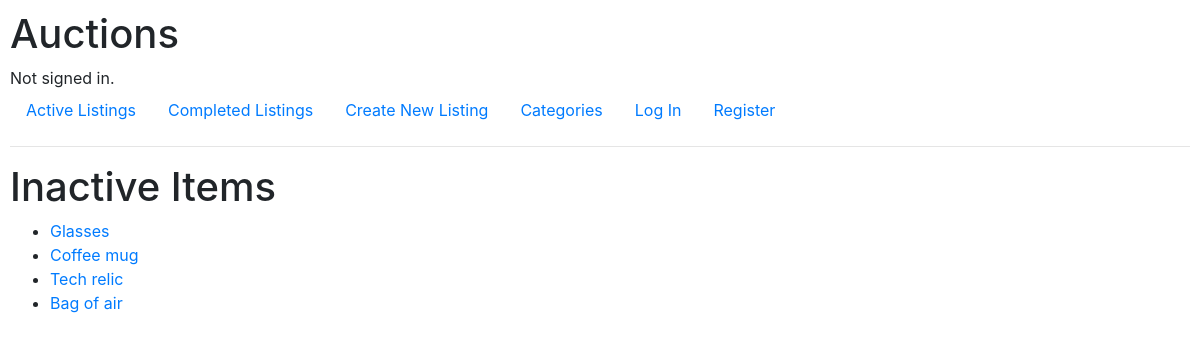
The page /inactive/ on the database as committed earlier.
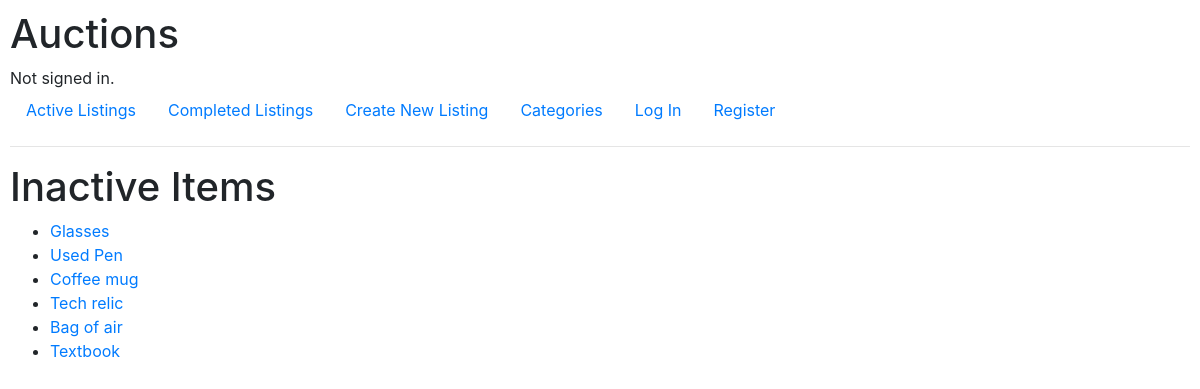
The same page on the database as committed later.
### auctions/models.py (models this page shows, shortened)
class Listing(models.Model):
    CAT_CHOICES = (
        ("fashion", "Fashion"),
        ("electronics", "Electronics"),
        ("home", "Home"),
        ("toys", "Toys"),
        ("everything_else", "Everything Else"),
    )
    item_id = models.AutoField(primary_key=True)
    active = models.BooleanField(default=True)
    lister_id = models.ForeignKey(settings.AUTH_USER_MODEL,
                                    on_delete=models.SET_NULL,
                                    null=True,
                                    blank=True)
    title = models.CharField(max_length=64)
    description = models.TextField()
    image_url = models.URLField(max_length=512, blank=True)
    category = models.CharField(max_length=64,
                                choices=CAT_CHOICES,
                                blank=True,
                                default=None,
                                null=True)
    initial_bid = models.DecimalField(max_digits=10,
                                    decimal_places=2,
                                    default=1,
                                    validators=[MinValueValidator(0.0)])

### auctions/views.py (the view)
# urls.py: path("inactive/", views.inactive, name="inactive"),
def inactive(request):
    if request.method == "GET":
        inactive_items = Listing.objects.filter(active=False)
        return render(request, "auctions/inactive.html", {
            "inactive_items": inactive_items
            })

### auctions/templates/auctions/inactive.html
{% extends "auctions/layout.html" %}
{% load static %}
{% block body %}
<h1>Inactive Items</h1>
	<ul>
	{% for item in inactive_items %}
	<li><a href="/item/{{item.item_id}}">{{item.title}}</a></li>
	{% endfor %}
	</ul>
{% endblock %}

Rows that differ between the two databases and show on the page:
now on this page (row edited): Listing: title "Used Pen"
added Listing: title "Textbook"
